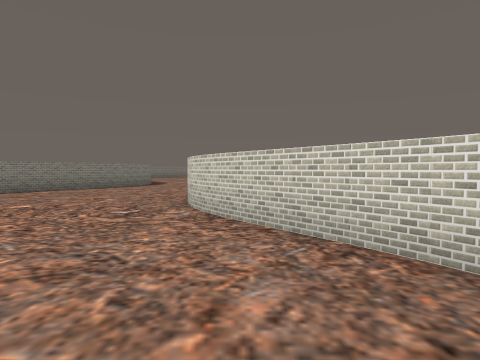
[1] (above)

21 first-person views from a walk through a 3-D level made in the Unity game engine. The camera is 1.5 m above the floor, tilts 2° down and sees 75° across. The floor is counted in squares, 2 m on a side. Each view is taken from the middle of a square. On the plan, view 1 faces up. The plan holds only what a view shows up to about 10 squares ahead; the rest is blank. The place goes on beyond the plan. Some surface patterns are stand-ins.

[2]
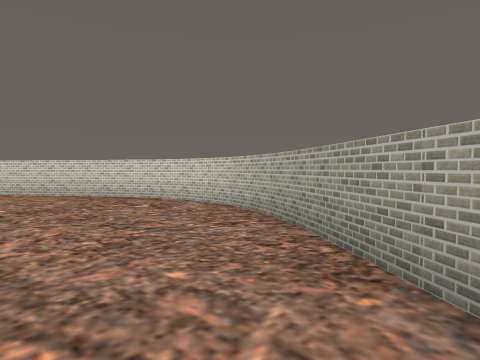

[3]
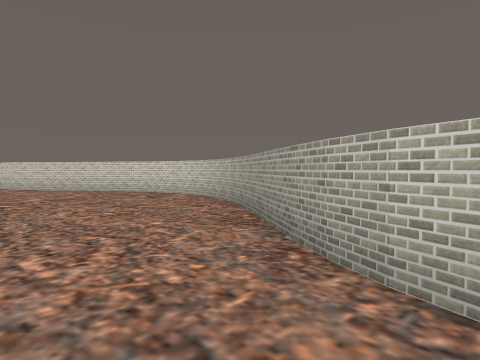

[4]
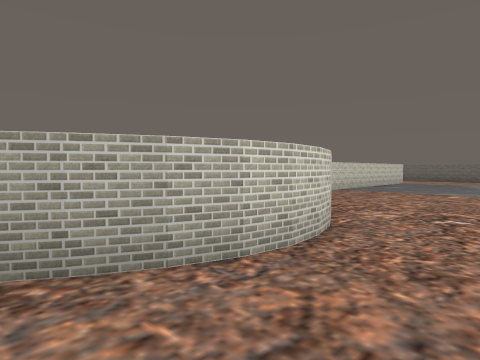

[5]
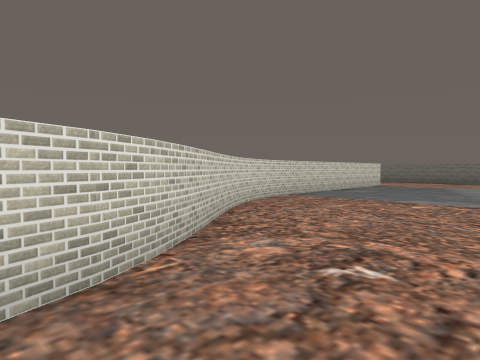

[6]
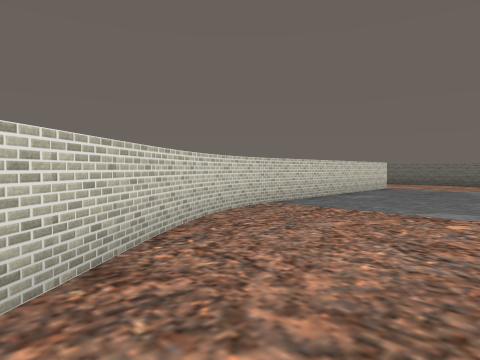

[7]
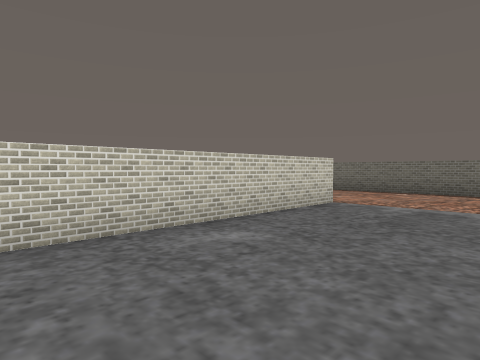

[8]
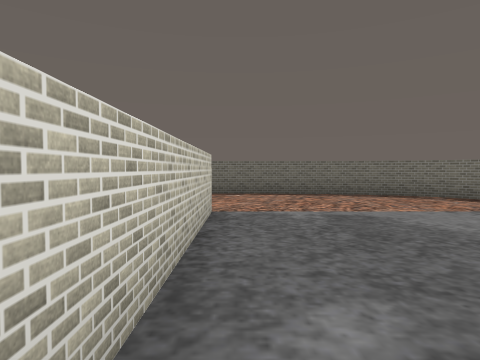

[9]
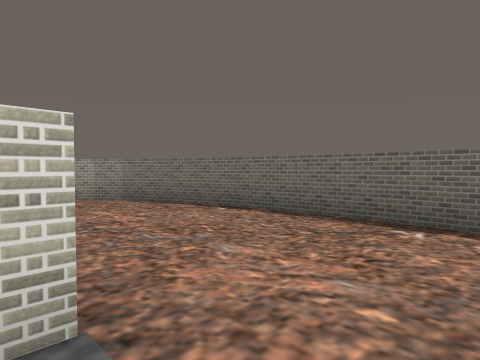

[10]
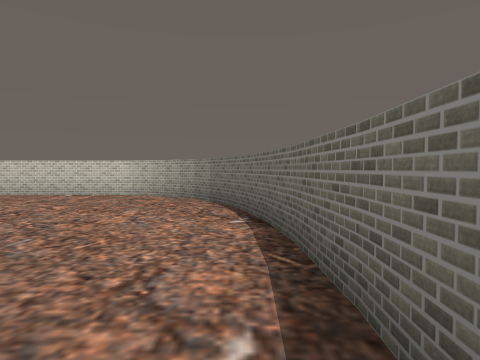

[11]
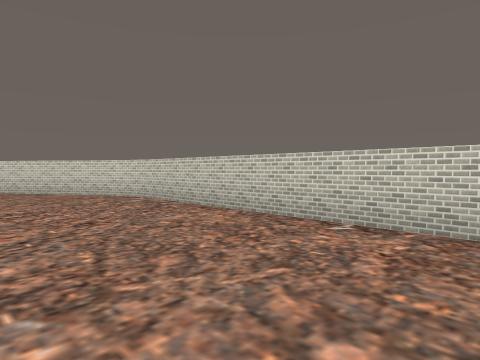

[12]
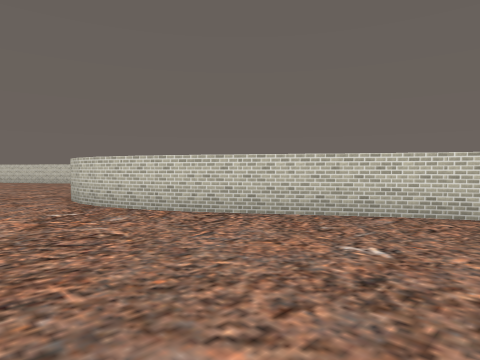

[13]
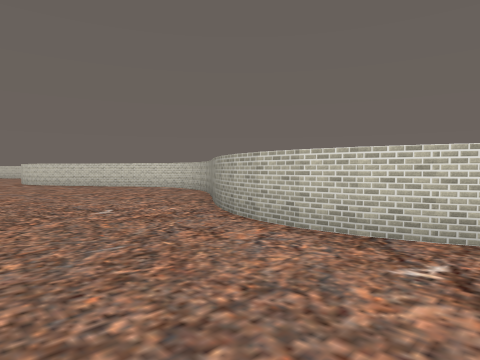

[14]
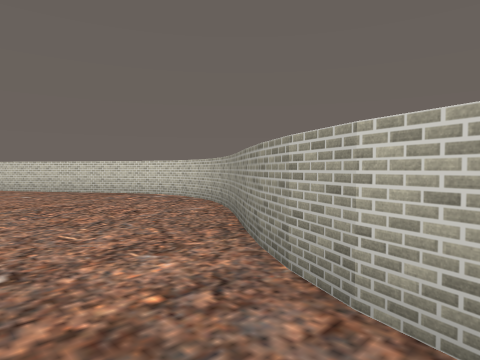

[15]
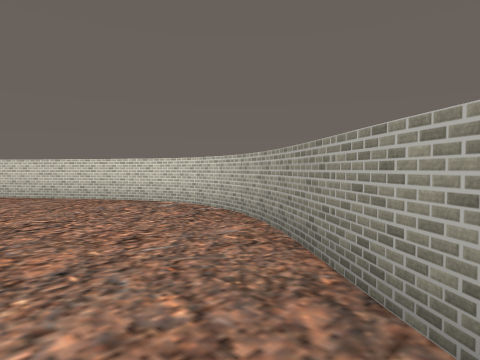

[16]
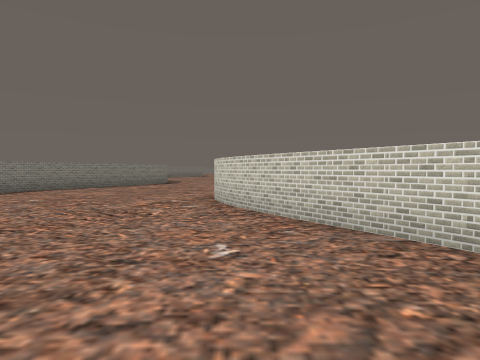

[17]
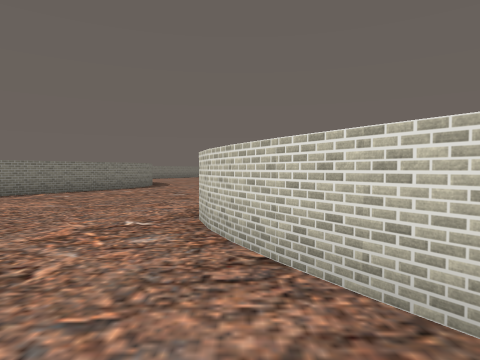

[18]
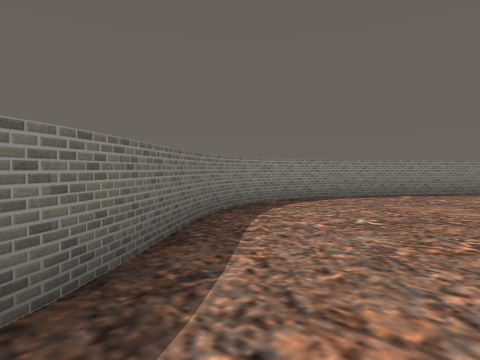

[19]
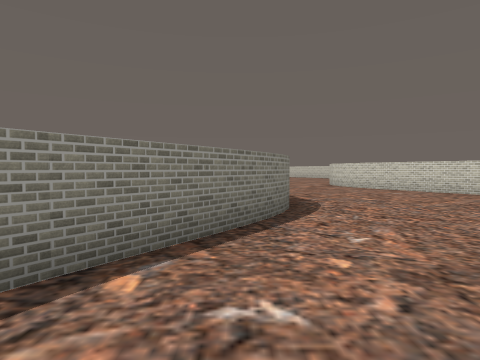

[20]
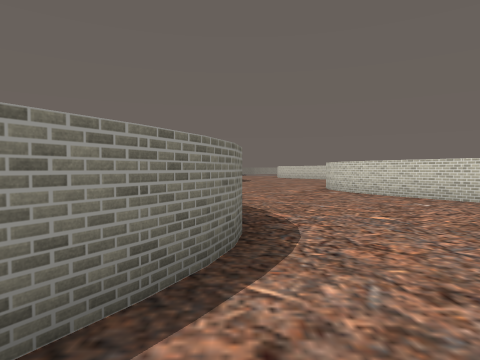

[21]
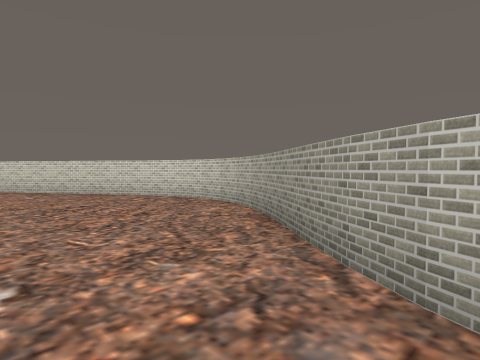

### Floor plan
Points are (right, up) in squares from view 1. A wall is a line through its corners. A room is listed if a view was taken in it or the views show most of it. See-through windows are left out.
Room 1 (views 1, 2, 3, 4, 5)
walls: (2.2, -2.1) (2.4, -1.3); (1.9, -2.8) (2.3, -2); (2.5, -1.3) (2.5, -0.5) (2.4, 0.5); (2.4, 0.3) (2.2, 1.2); (2.2, 1.1) (1.9, 1.9); (2, 1.8) (-0.7, 5.6); (-0.7, -6.7) (1.9, -2.7); (-1, -7.4) (-0.6, -6.6); (-0.6, 5.4) (-0.9, 6.1); (-1.2, -8) (-0.9, -7.3); (-1.2, -8.6) (-1.1, -7.9); (-0.9, -9.9) (-1.1, -9.2) (-1.2, -8.5); (-0.6, -10.4) (-0.9, -9.7)
ways out: opening at (-2.5, -11) to room 2; opening at (-2.5, 5)
Room 2 (views 6, 7, 8, 9, 10, 11, 12, 13, 14, 15, 16, 17, 18, 19, 20, 21)
walls: (6.6, -7.3) (6.9, -6.5); (6.4, -8.1) (6.6, -7.2); (6.8, -6.6) (9.1, -3.5); (6.4, -9.5) (6.3, -8.7) (6.4, -7.9); (6.6, -10.3) (6.4, -9.4); (7, -10.9) (6.6, -10.1); (9.1, -3.6) (9.5, -2.9); (9.5, -3) (9.8, -2.2); (1.6, -13.5) (-0.7, -10.3); (9.7, -2.3) (10, -1.5) (10.1, -0.6); (2, -14.2) (1.5, -13.4); (10.1, -0.7) (10, 0); (2.4, -15.7) (2.2, -14.9) (1.9, -14.1); (10, -0.1) (9.7, 0.7); (9.8, 0.6) (9.5, 1.2) (6.8, 5.2); (9.6, -14.9) (6.9, -10.9); (10.1, -16.8) (10, -16.1); (6.9, 5.2) (6.6, 6); (6.6, 5.9) (6.4, 6.7); (-0.2, 5.6) (2.2, 2.2); (-0.5, 6.2) (-0.1, 5.4); (-0.7, 6.9) (-0.4, 6.1); (-0.6, 8.4) (-0.7, 7.6) (-0.6, 6.9); (6.7, 9.1) (6.9, 9.6); (6.8, 9.4) (7.7, 10.8); (2.5, -23.6) (2.5, -15.6); (-0.4, 9.1) (-0.6, 8.3); (-0.1, 9.8) (-0.4, 9); (10, -23.8) (10.1, -16.4) (9.8, -15.5) (9.5, -14.9); (7.6, 10.6) (9.1, 12.4); (9.5, -25.1) (9.8, -24.5); (8.8, -25.9) (9.3, -25.4) (9.6, -24.9); (8.2, -26.4) (8.9, -25.8); (7.5, -26.7) (8.3, -26.3); (9, 12.4) (9.4, 13.1); (5.4, -27.4) (6.6, -27.1) (7.6, -26.7); (4.2, -27.6) (5.6, -27.4); (-3.6, -26.2) (-3, -26.7); (9.4, 13) (9.8, 13.8); (-3.1, -26.6) (-2.3, -27); (-2.4, -26.9) (-1.5, -27.2); (-1.6, -27.2) (-0.3, -27.5); (-0.4, -27.6) (4.3, -27.7); (2.8, 14.4) (0, 9.6); (9.7, 13.8) (10, 14.6); (3, 15.1) (2.7, 14.4); (9.9, 14.6) (10, 15.4) (10, 16) (9.7, 16.7); (3, 15.7) (3, 15); (9.8, 16.7) (9.4, 17.3); (9.5, 17.2) (7.2, 20.7); (7.3, 20.6) (6.9, 21.3)
ways out: opening at (-2.5, -11) to room 1

Positions as (right, up) in squares from view 1, and headings:
1: (0, 0), facing up
2: (-2, -6), facing up-right
3: (-3, -8), facing up-right
4: (-3, -6), facing down-right
5: (-3, -9), facing down-right
6: (-2, -11), facing down-right
7: (-1, -17), facing down-right
8: (2, -18), facing down
9: (1, -23), facing down-right
10: (1, -27), facing right
11: (6, -24), facing up-right
12: (4, -16), facing up-right
13: (3, -11), facing up-right
14: (5, -8), facing up-right
15: (6, -6), facing up-right
16: (7, -1), facing up
17: (7, 2), facing up
18: (4, 2), facing up-left
19: (2, 9), facing up
20: (3, 12), facing up
21: (5, 9), facing up-right
